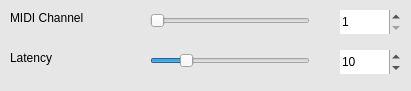
   <widget class="QWidget" name="widget_4" native="true">
    <property name="geometry">
     <rect>
      <x>20</x>
      <y>510</y>
      <width>411</width>
      <height>91</height>
     </rect>
    </property>
    <property name="palette">
     <palette>
      <active>
       <colorrole role="Base">
        <brush brushstyle="SolidPattern">
         <color alpha="255">
          <red>255</red>
          <green>255</green>
          <blue>255</blue>
         </color>
        </brush>
       </colorrole>
       <colorrole role="Window">
        <brush brushstyle="SolidPattern">
         <color alpha="255">
          <red>230</red>
          <green>230</green>
          <blue>230</blue>
         </color>
        </brush>
       </colorrole>
      </active>
      <inactive>
       <colorrole role="Base">
        <brush brushstyle="SolidPattern">
         <color alpha="255">
          <red>255</red>
          <green>255</green>
          <blue>255</blue>
         </color>
        </brush>
       </colorrole>
       <colorrole role="Window">
        <brush brushstyle="SolidPattern">
         <color alpha="255">
          <red>230</red>
          <green>230</green>
          <blue>230</blue>
         </color>
        </brush>
       </colorrole>
      </inactive>
      <disabled>
       <colorrole role="Base">
        <brush brushstyle="SolidPattern">
         <color alpha="255">
          <red>230</red>
          <green>230</green>
          <blue>230</blue>
         </color>
        </brush>
       </colorrole>
       <colorrole role="Window">
        <brush brushstyle="SolidPattern">
         <color alpha="255">
          <red>230</red>
          <green>230</green>
          <blue>230</blue>
         </color>
        </brush>
       </colorrole>
      </disabled>
     </palette>
    </property>
    <property name="autoFillBackground">
     <bool>true</bool>
    </property>
    <widget class="QSpinBox" name="spinBox_8">
     <property name="geometry">
      <rect>
       <x>340</x>
       <y>50</y>
       <width>61</width>
       <height>24</height>
      </rect>
     </property>
     <property name="frame">
      <bool>false</bool>
     </property>
     <property name="value">
      <number>10</number>
     </property>
    </widget>
    <widget class="QSpinBox" name="spinBox_7">
     <property name="geometry">
      <rect>
       <x>340</x>
       <y>10</y>
       <width>61</width>
       <height>24</height>
      </rect>
     </property>
     <property name="frame">
      <bool>false</bool>
     </property>
     <property name="minimum">
      <number>1</number>
     </property>
     <property name="maximum">
      <number>16</number>
     </property>
     <property name="value">
      <number>1</number>
     </property>
    </widget>
    <widget class="QLabel" name="Latency_label">
     <property name="geometry">
      <rect>
       <x>10</x>
       <y>50</y>
       <width>59</width>
       <height>16</height>
      </rect>
     </property>
     <property name="text">
      <string>Latency</string>
     </property>
    </widget>
    <widget class="QSlider" name="MIDI_Channel_Slider">
     <property name="geometry">
      <rect>
       <x>150</x>
       <y>10</y>
       <width>160</width>
       <height>22</height>
      </rect>
     </property>
     <property name="minimum">
      <number>1</number>
     </property>
     <property name="maximum">
      <number>16</number>
     </property>
     <property name="orientation">
      <enum>Qt::Horizontal</enum>
     </property>
    </widget>
    <widget class="QLabel" name="MIDI_Channel_label">
     <property name="geometry">
      <rect>
       <x>10</x>
       <y>10</y>
       <width>81</width>
       <height>16</height>
      </rect>
     </property>
     <property name="text">
      <string>MIDI Channel</string>
     </property>
    </widget>
    <widget class="QSlider" name="Latency_Slider">
     <property name="geometry">
      <rect>
       <x>150</x>
       <y>50</y>
       <width>160</width>
       <height>22</height>
      </rect>
     </property>
     <property name="minimum">
      <number>5</number>
     </property>
     <property name="maximum">
      <number>30</number>
     </property>
     <property name="value">
      <number>10</number>
     </property>
     <property name="orientation">
      <enum>Qt::Horizontal</enum>
     </property>
    </widget>
   </widget>
